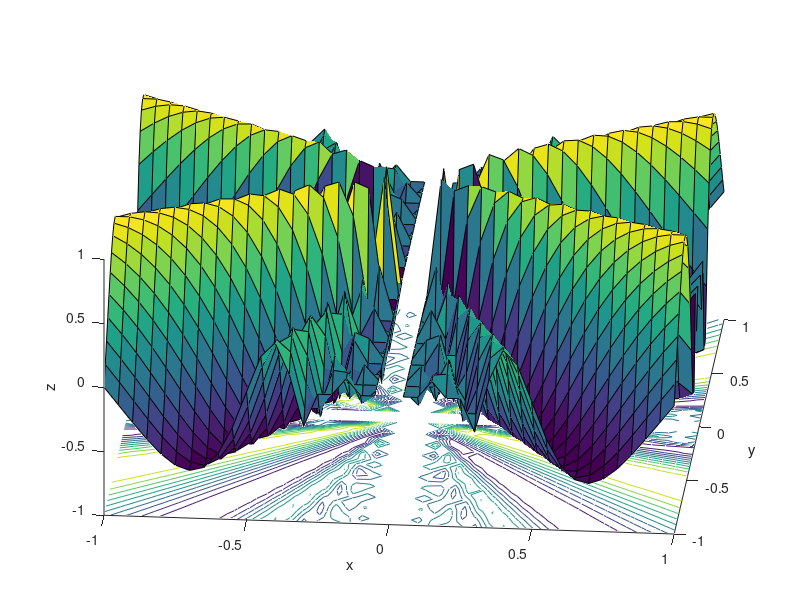

Reproduce this figure in MATLAB.
x=[-1:0.05:1];y=x;[x,y]=meshgrid(x,y);z=sin(x.*(1./y)).*sin(y.*(pi./x));
surfc(x,y,z)
xlabel('x');ylabel('y');zlabel('z')
view(5,40)
grid off
